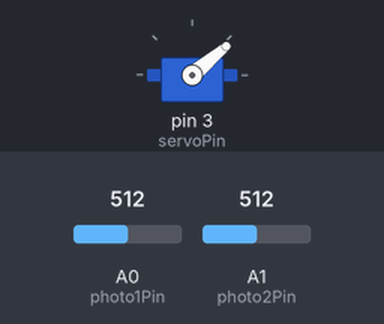
Bench run of a sketch on a simulated Arduino Uno, built with avr-gcc and run on an emulated ATmega328P. Shown: servo. The test bench sets the inputs (shaded band); at power-on: A1 (photo2Pin) = 512, A0 (photo1Pin) = 512.

Above: at 1.2 s.
1.3 s: A1 (photo2Pin) set to 533
At 3.2 s:
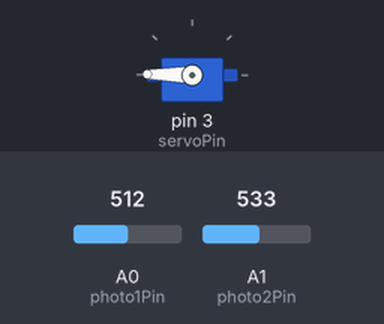
3.5 s: A0 (photo1Pin) set to 531
5.0 s: A0 (photo1Pin) set to 550
At 5.47 s:
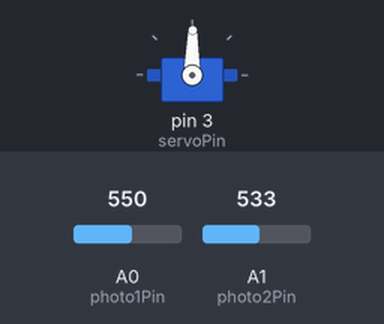
7.2 s: A0 (photo1Pin) set to 511
At 7.35 s:
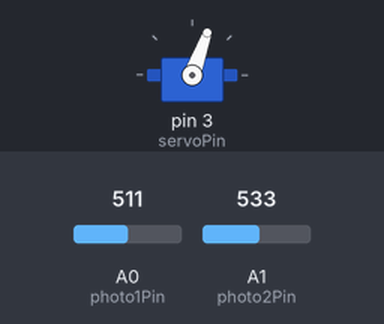
9.4 s: A0 (photo1Pin) set to 716
At 9.55 s:
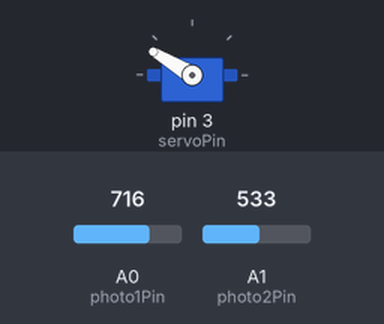
Timing chart, 0 to 12.4 s (numbered marks = the images above; inputs shaded):
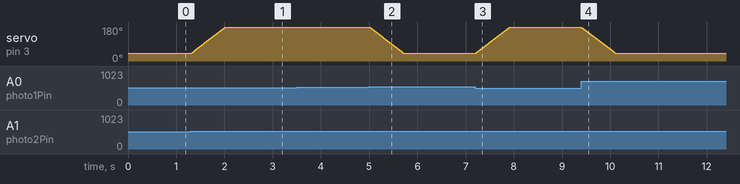

The sketch:

sketch.ino
```cpp
#include <Servo.h>

Servo servo1;

int angle = 0;
int servoPin =  3;
int photo1Pin = A0;
int photo2Pin = A1;

void setup()
{
    Serial.begin(9600);
    pinMode(servoPin, OUTPUT);
    servo1.attach(servoPin);
}

void loop()
{
    int photo1 = analogRead(photo1Pin);
    int photo2 = analogRead(photo2Pin);

    int diff = photo1 - photo2;
    if (diff > 5)
        angle -= 2;
    if (diff < -5)
        angle += 2;

    if (angle > 179)
        angle = 179;

    if (angle < 40)
        angle = 40;

    servo1.write(angle);

    delay(10);
}
```

Measured:
- the behaviour switches between 517 and 518 on A1 (photo2Pin) (found by bisection; images 0 and 1)
- the behaviour switches between 538 and 539 on A0 (photo1Pin) (found by bisection; images 1 and 2)
- after the input at 1.3 s, servo on pin 3 (servoPin): moves from 40° to 179° over 0.71 s, starting at once
- after the input at 3.5 s, every drawn part: stays the same
- after the input at 5.0 s, servo on pin 3 (servoPin): moves from 179° to 40° over 0.71 s, starting at once
- after the input at 7.2 s, servo on pin 3 (servoPin): moves from 40° to 179° over 0.71 s, starting at once
- after the input at 9.4 s, servo on pin 3 (servoPin): moves from 179° to 40° over 0.71 s, starting at once
